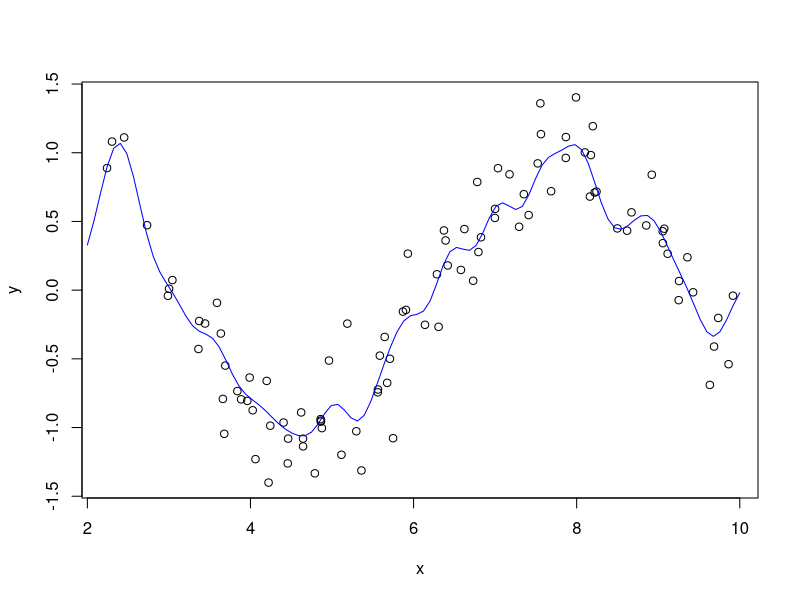

This figure's R source:
##7.1##
set.seed(100)
x <- runif(100, min=2,max=10)
y <- sin(x) + rnorm(length(x))* .25
sinData <- data.frame(x=x,y=y)
plot(x,y)
dataGrid <- data.frame(x=seq(2,10, length=100))

##A##B##
library(kernlab)
rbfSVM <- ksvm(x = x, y = y, data = sinData, kernel ="rbfdot", kpar =  list(sigma = 40), C = 1, epsilon = 0.1)
modelPrediction <- predict(rbfSVM, newdata = dataGrid)
points(x = dataGrid$x, y = modelPrediction[,1], type = "l", col = "blue")
